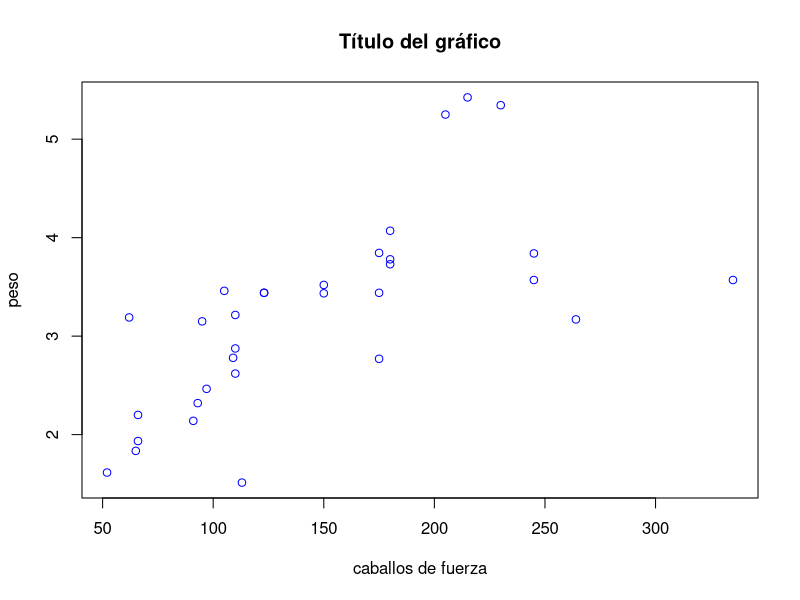
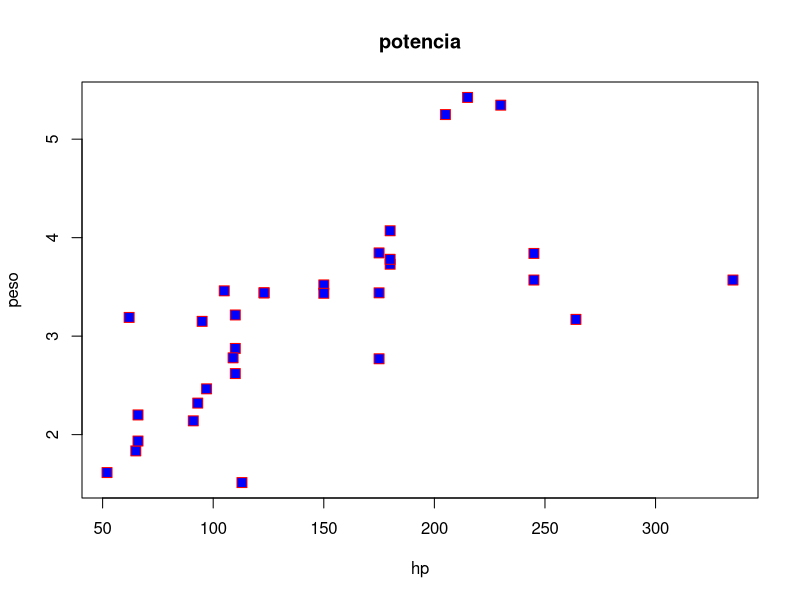
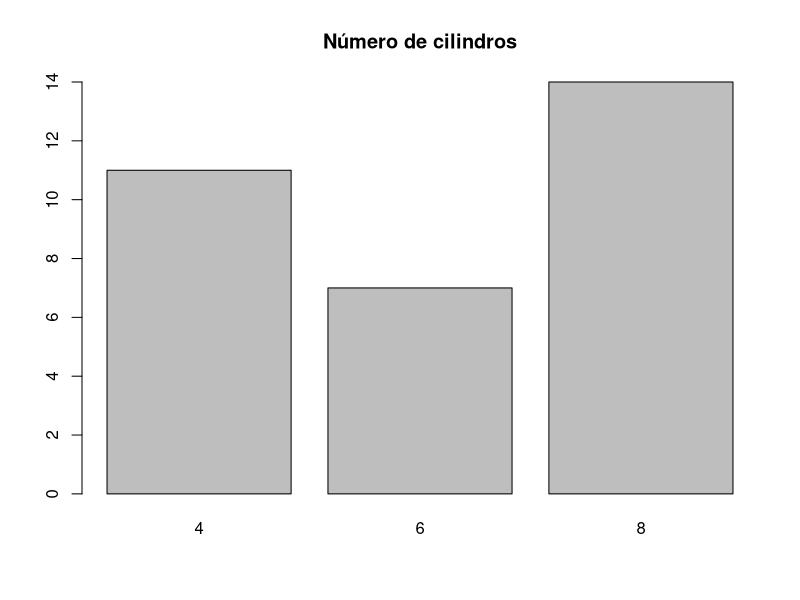
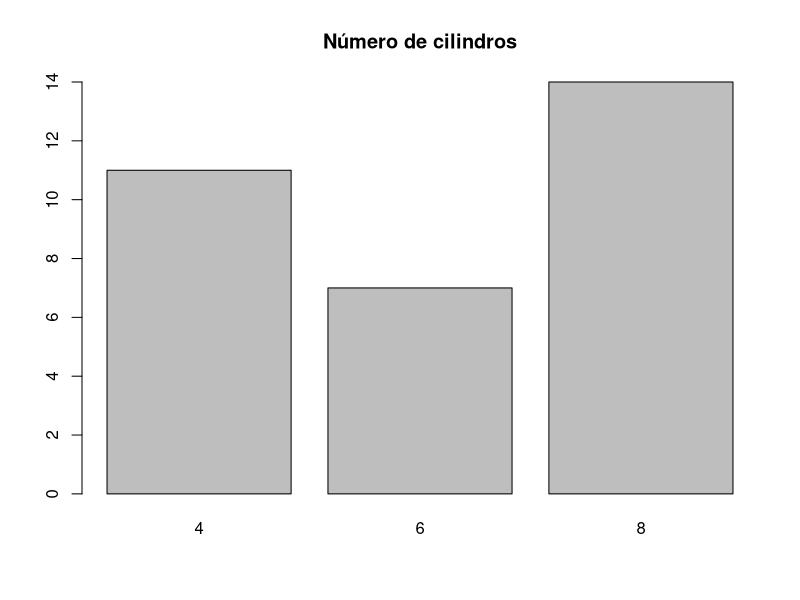
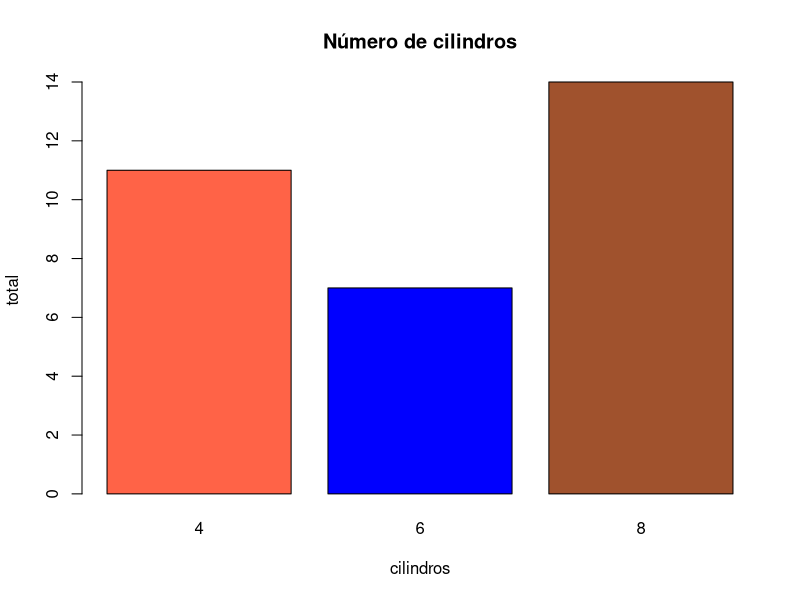
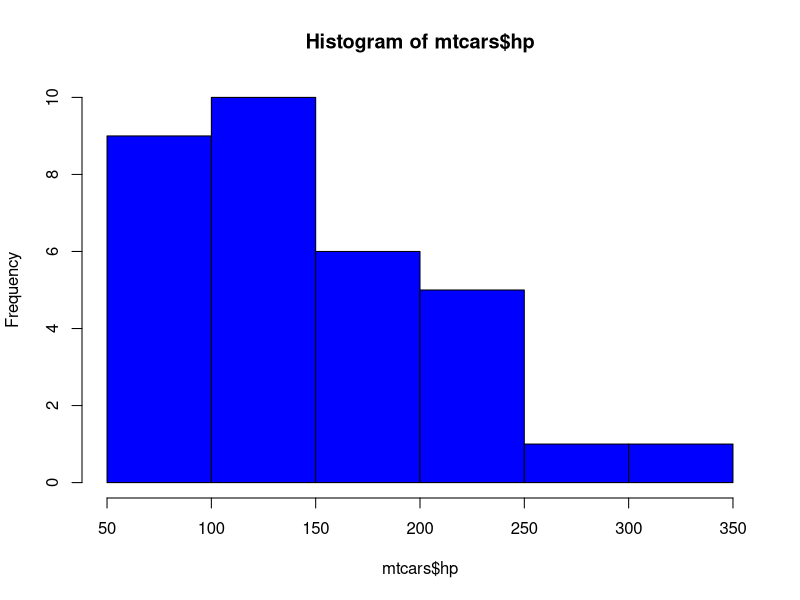
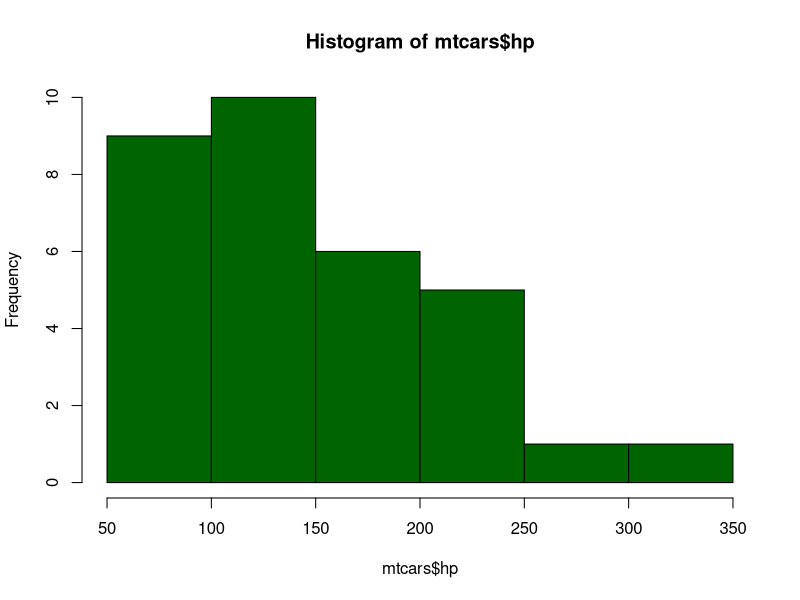
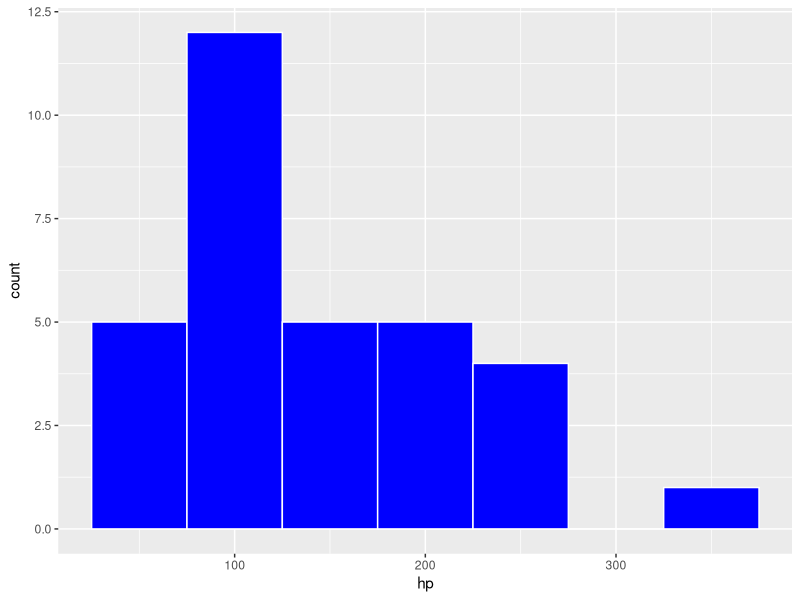

The R source for these figures, in order:
# rm(list = ls())

data(mtcars)

# Agregramos la columna brand a mtcars
mtcars$brand  <- c("Mazda","Mazda","Datsun","Hornet","Hornet","Valiant","Duster","Merc",
                   "Merc","Merc","Merc","Merc","Merc","Merc","Cadillac","Lincoln",
                   "Chrysler","Fiat","Honda","Toyota","Toyota","Dodge","AMC","Camaro",
                   "Pontiac","Fiat","Porsche","Lotus","Ford","Ferrari","Maserati","Volvo")

View(mtcars)
mtcars$model  <- row.names(mtcars)

# creamos el dataframe de marcas
brands_origin <- data.frame(
  car_brand = c("Mazda","Toyota","Fiat","Volvo","Skoda"),
  country = c("Japan","Japan","Italy","Sweden","Checa"),
  type = c("A","B","C","D","E")
)
View(brands_origin)
dim(mtcars)

# ------------------ Inner join ------------------ #
?merge()

interno <- merge(mtcars,brands_origin, by.x = "brand", by.y = "car_brand")
str(interno)
dim(interno)
View(interno)


# inner join izquierdo
interno_izq <- merge(mtcars,brands_origin, by.x = "brand", by.y = "car_brand", all.x = TRUE)
# inner join derecho
interno_der <- merge(mtcars,brands_origin, by.x = "brand", by.y = "car_brand", all.y = TRUE)
# Full join
interno_full <- merge(mtcars,brands_origin, by.x = "brand", by.y = "car_brand", all = TRUE)

# Visualiización de datos

# Nube de púntos: dos columnas numericas en un plano xy
?plot()

plot(x = mtcars$hp, y = mtcars$wt, main = "Título del gráfico",
     xlab = "caballos de fuerza", ylab = "peso", col = "blue")

plot(x = mtcars$hp, y = mtcars$wt, main = "potencia",
     xlab = "hp", ylab = "peso",
     bg = "blue", col = "red",
     pch = 22, cex = 1.5)
# Barras. Conteo sobre las diferentes clases que tienen una variable de clasificación
count_cyl <- table(mtcars$cyl)
barplot(table(mtcars$cyl), main = "Número de cilindros")
barplot(count_cyl, main = "Número de cilindros")
barplot(count_cyl, main = "Número de cilindros",
        xlab = "cilindros", ylab = "total",
          col = c("tomato1", "blue", "sienna"))

# Histogramas. Distribuciónd e frecuencias

hist(mtcars$hp, col = "blue")
hist(mtcars$hp,col="darkgreen",breaks=5)
# para saber cuantas barras se necesita se aplica regla de sturges

#  ggplots
library(ggplot2)
# binwidth <- ancho de barra
ggplot(data = mtcars, aes(x = hp)) +
        geom_histogram(fill = "blue", col = "white", binwidth = 50)

ggplot(data = mtcars, aes(x=hp, y=wt)) +
        geom_point(aes(col= "blues9", size = factor(cyl)),alpha = 0.4)
ggplot(data = mtcars, aes(x=hp, y=wt)) +
        geom_point(aes(col= factor(cyl), size = factor(cyl)),alpha = 0.4)

